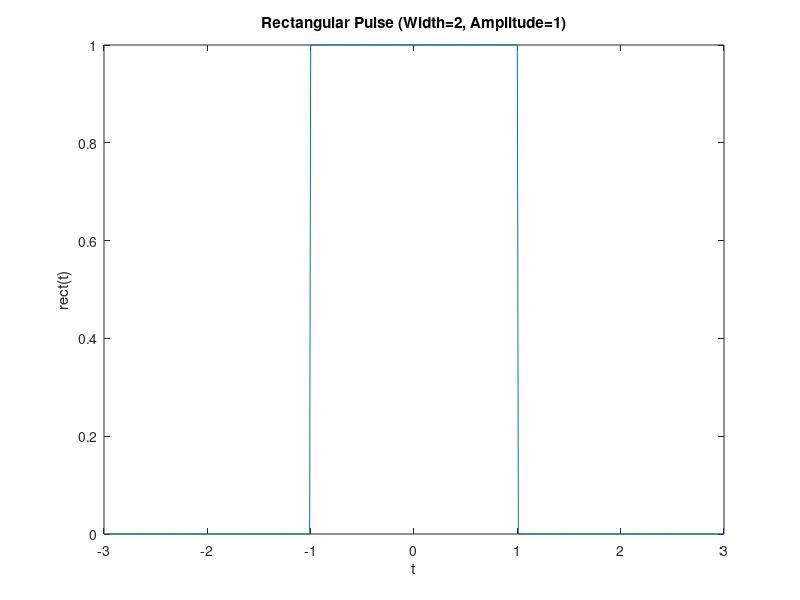

Write MATLAB code to recreate this figure.
clc 
clear all
t=-3:0.01:3;
rect=abs(t)<=1;

plot(t,rect); % make changes in t to shift
xlabel('t');
ylabel('rect(t)');
title('Rectangular Pulse (Width=2, Amplitude=1)')